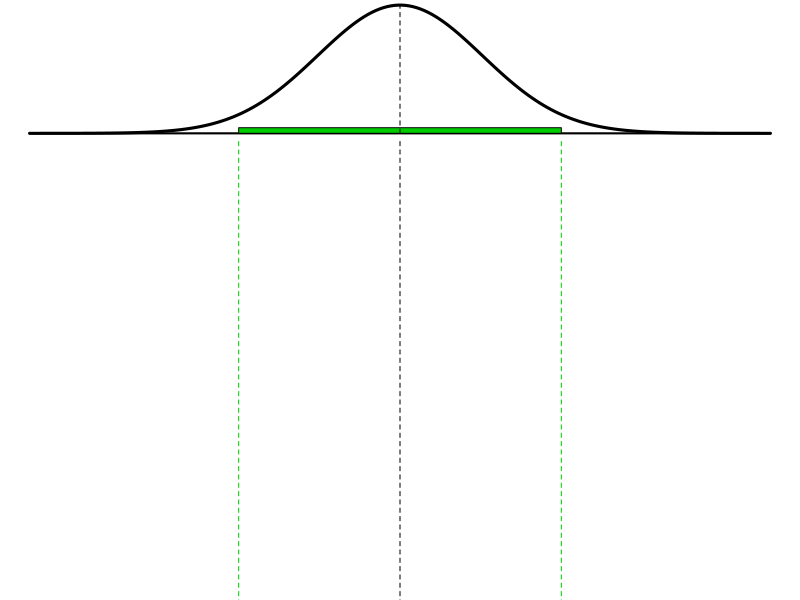

Reproduce this figure in R. (Note: this script raises an error after producing the figure.)
## ---- chunk 1
## Functions used below
make.smplingdist <- function(mu,SE,C=0.95) {
  op <- par(mar=(c(0,0,0,0)),las=1,tcl=-0.2)
  z <- qnorm(C+(1-C)/2,0,1)
  x <- seq(mu-4.5*SE,mu+4.5*SE,length.out=200)
  plot(x,dnorm(x,mu,SE),type="l",lwd=3,xlab="",ylab="",axes=FALSE)
  lines(range(x),c(0,0),lwd=2)
  rect(mu-z*SE,0,mu+z*SE,dnorm(mu-2.5*SE,mu,SE),col="green3")
  lines(c(mu,mu),c(0,dnorm(mu,mu,SE)),lty=2)
  par(op)
} # end make.smplingdist

make.CI<-function(mu,SE,C=0.95,num=100) {
  op <- par(mar=(c(0,0,0,0)),las=1,tcl=-0.2,yaxs="i")
  z <- qnorm(C+(1-C)/2,0,1)
  xlmts <- c(mu-4.5*SE,mu+4.5*SE); ylmts <- c(0,num+1)
  plot(0,0,type="l",xlim=xlmts,ylim=ylmts,axes=FALSE)
  lines(c(mu,mu),c(ylmts[1]-10,ylmts[2]+10),lty=2)
  lines(rep(mu-z*SE,2),c(ylmts[1]-10,ylmts[2]+10),lty=2,col="green3")
  lines(rep(mu+z*SE,2),c(ylmts[1]-10,ylmts[2]+10),lty=2,col="green3")
  rect(mu-z*SE,ylmts[1],mu+z*SE,ylmt[2],
       col=col2rgbt("green3",0.05),border=NA,xpd=TRUE)
  for (i in 1:num) {
    xbar <- rnorm(1,mu,SE)
    lci <- xbar-z*SE; uci <- xbar+z*SE
    clr1 <- ifelse(uci<mu | lci>mu,"red","black")
    clr2 <- ifelse(lci>mu | uci<mu,"white",clr1)
    lines(c(lci,uci),c(i,i),col=clr1)
    points(xbar,i,cex=0.5,pch=21,col=clr1,bg=clr2)
  }  #i
  par(op)
} # end make.CI
## ---- chunk 2
set.seed(20)
# Create new window w/ 2 panes - top is smaller
layout(c(1,2),1,.3)
n <- 50; mu <- 98.06; sigma <- 31.49; SE <- sigma/sqrt(n)
# Calls fnx to make the sampling distribution
make.smplingdist(mu,SE)
# Calls fnx to take samples and make CIs
make.CI(mu,SE)
## ---- chunk 3
par(mfrow=c(1,2),mar=c(0,0,0,0),las=1,tcl=-0.2)
set.seed(21)
layout(matrix(c(1,2,3,4),nrow=2,byrow=FALSE),heights=c(0.3,1))
n <- 50; mu <- 98.06; sigma <- 31.49; SE <- sigma/sqrt(n)
make.smplingdist(mu,SE,C=0.9)
make.CI(mu,SE,C=0.9)
make.smplingdist(mu,SE,C=0.8)
make.CI(mu,SE,C=0.8)
## ---- chunk 4
tibble("$\\alpha$"=c(0.01,0.05,0.10),
       C=c("99%","95%","90%")) %>%
  knitr::kable(booktabs=TRUE,align="c",caption="Several common probabilities of a Type I error (&alpha;) and the corresponding confidence levels (C).") %>%
  kableExtra::kable_classic("hover",full_width=FALSE,html_font=khfont) %>%
  kableExtra::row_spec(0,bold=TRUE) %>%
  kableExtra::column_spec(1:2,width="1in")
## ---- chunk 5
tibble("$H_{A}$"=c("$\\neq$","$\\lt$","$\\gt$"),
       "Confidence Region"=c("Interval (CI)", "Upper Bound (UCB)",
                             "Lower Bound (LCB)"),
       "Interpretation"=c("Parameter between CI values",
                          "Parameter less than UCB value",
                          "Parameter greater than UCB value")) %>%
  knitr::kable(booktabs=TRUE,align="c",caption="Confidence regions and their interpretation in relation to alternative hypotheses ($H_{A}$) types.") %>%
  kableExtra::kable_classic("hover",full_width=FALSE,html_font=khfont) %>%
  kableExtra::row_spec(0,bold=TRUE) %>%
  kableExtra::column_spec(1,width="0.6in") %>%
  kableExtra::column_spec(2:3,width="2.7in")
## ---- chunk 6
par(mfcol=c(1,3),mar=c(2,0,2,0),las=1,tcl=-0.2)
x0 <- seq(-4,4,length.out=200); norm0 <- dnorm(x0,0,1)
CRegClr <- col2rgbt("yellow",0.3)
ARegClr <- col2rgbt("red",0.3)

plot(x0,norm0,type="l",xlab="",ylab="",axes=FALSE,lwd=3)
mtext(expression(bold(H[A]:mu!=mu[0])),3)
cv1 <- 1.96
xc1 <- c(cv1,x0[x0>=cv1],cv1); yc1 <- c(0,norm0[x0>=cv1],0)
polygon(xc1,yc1,col=ARegClr)
cv2 <- -1.96
xc2 <- c(cv2,x0[x0<=cv2],cv2);  yc2 <- c(0,norm0[x0<=cv2],0)
polygon(xc2,yc2,col=ARegClr)
xc3<-c(cv2,x0[(x0<=cv1 & x0>=cv2)],cv1,cv2)
yc3<-c(0,norm0[(x0<=cv1 & x0>=cv2)],0,0)
polygon(xc3,yc3,col=CRegClr,border="gray30")
lines(x0,norm0,lwd=3)  #redraw lines to cover borders
text(cv2,-0.03,expression(paste(-z,"*")),cex=2,xpd=TRUE)
text(cv1,-0.03,expression(paste(+z,"*")),cex=2,xpd=TRUE)
text(3.2,0.10,expression(frac(alpha,2)),col="blue3",cex=1.5)
arrows(2.8,0.10,2.2,0.01,col="blue3",length=0.1,lwd=2)
text(-3.2,0.10,expression(frac(alpha,2)),col="blue3",cex=1.5)
arrows(-2.8,0.10,-2.2,0.01,col="blue3",length=0.1,lwd=2)
text(0,0.15,expression(C),col="blue3",cex=2)

plot(x0,norm0,type="l",xlab="",ylab="",axes=FALSE,lwd=3)
mtext(expression(bold(H[A]:mu<mu[0])),3)
cv1 <- 1.645
xc1 <- c(cv1,x0[x0>=cv1],cv1); yc1 <-c(0,norm0[x0>=cv1],0)
polygon(xc1,yc1,col=ARegClr)
xc3 <- c(cv1,x0[x0<=cv1],cv1); yc3 <- c(0,norm0[x0<=cv1],0)
polygon(xc3,yc3,col=CRegClr,border="gray30")
lines(x0,norm0,lwd=3)   #redraw lines to cover borders
text(cv1,-0.03,expression(paste(+z,"*")),cex=2,xpd=TRUE)
text(2.8,0.12,expression(alpha),col="blue3",cex=2)
arrows(2.8,0.10,2.2,0.01,col="blue3",length=0.1,lwd=2)
text(0,0.15,expression(C),col="blue3",cex=2)

plot(x0,norm0,type="l",xlab="",ylab="",axes=FALSE,lwd=3)
mtext(expression(bold(H[A]:mu>mu[0])),3)
cv2 <- -1.645
xc2 <- c(cv2,x0[x0<=cv2],cv2); yc2 <- c(0,norm0[x0<=cv2],0)
polygon(xc2,yc2,col=ARegClr)
xc3 <- c(cv2,x0[x0>=cv2],cv2); yc3 <- c(0,norm0[x0>=cv2],0)
polygon(xc3,yc3,col=CRegClr,border="gray30")
lines(x0,norm0,lwd=3)   #redraw lines to cover borders
text(cv2,-0.03,expression(paste(-z,"*")),cex=2,xpd=TRUE)
text(-2.8,0.12,expression(alpha),col="blue3",cex=2)
arrows(-2.8,0.10,-2.2,0.01,col="blue3",length=0.1,lwd=2)
text(0,0.15,expression(C),col="blue3",cex=2)
## ---- chunk 7
par(mar=c(3.05,3.05,3.05,2),mgp=c(1.9,0.3,0),tcl=-0.2,las=1,
    cex.lab=0.95,cex.axis=0.9)
distrib(0.95,type="q")
## ---- chunk 8
par(mar=c(3.05,3.05,3.05,2),mgp=c(1.9,0.3,0),tcl=-0.2,las=1,
    cex.lab=0.95,cex.axis=0.9)
distrib(0.005,type="q")
## ---- chunk 9
par(mar=c(3.05,3.05,3.05,2),mgp=c(1.9,0.3,0),tcl=-0.2,las=1,
    cex.lab=0.95,cex.axis=0.9)
distrib(0.90,type="q",lower.tail=FALSE)
